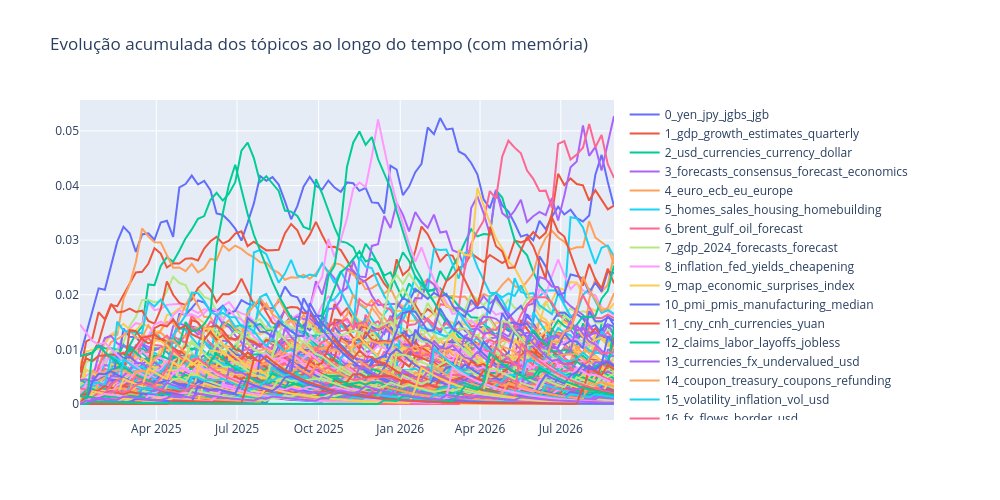

Notebook source saved alongside this figure:
### Code cell
import plotly.graph_objects as go

# tabela período x tópico
t = topics_over_time[topics_over_time.Topic != -1]
tab = (t.pivot_table(index="Timestamp", columns="Topic",
                     values="Frequency", aggfunc="sum", fill_value=0)
         .sort_index())

tab.index = pd.to_datetime(tab.index)
tab = tab.resample("W").sum()

# participação por período
share = tab.div(tab.sum(axis=1), axis=0)

# com memória
def com_memoria(df, meia_vida=6):
    lam = 0.5 ** (1 / meia_vida)
    out = df.astype(float).copy()
    for i in range(1, len(df)):
        out.iloc[i] = lam * out.iloc[i - 1].values + df.iloc[i].values
    return out

nomes = dict(zip(info.Topic, info.Name))
top_ids = [t for t in top_ids if t in share.columns and t in nomes]

lam = 0.5 ** (1 / 6)
estoque = com_memoria(share[top_ids], meia_vida=6) * (1 - lam)

# gráfico
nomes = info.set_index("Topic").Name
fig2 = go.Figure()
for tid in top_ids:
    fig2.add_trace(go.Scatter(x=estoque.index, y=estoque[tid],
                              mode="lines", name=nomes[tid]))
fig2.update_layout(title="Evolução acumulada dos tópicos ao longo do tempo (com memória)",
                   width=1000, height=500)
fig2.show()
